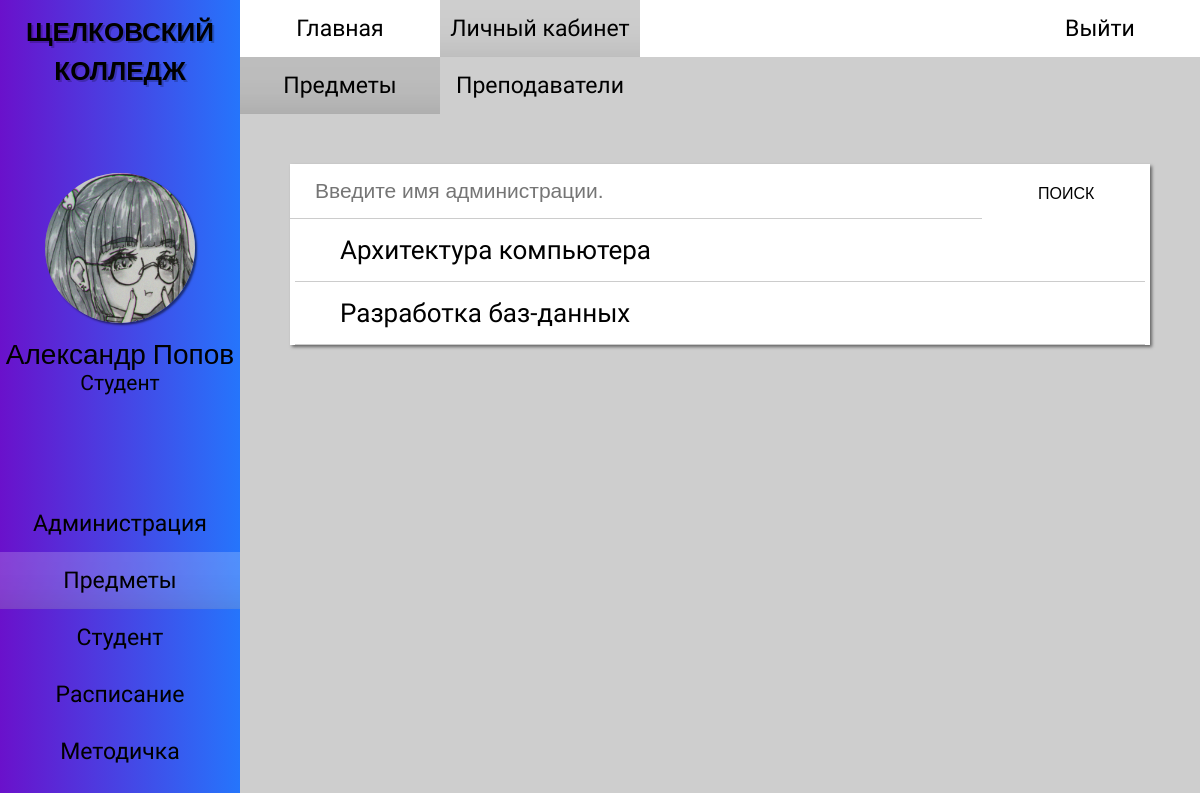
The app's page /subject.php (signed in) with its own data.
### tables this page shows
CREATE TABLE `students` (
  `id_student` int(11) NOT NULL,
  `fio` varchar(50) NOT NULL,
  `id_group` int(11) NOT NULL,
  `date_of_birth` date NOT NULL,
  `phone_number` int(11) NOT NULL,
  `address` varchar(50) NOT NULL,
  `email` varchar(50) NOT NULL,
  `password` varchar(25) NOT NULL,
  `form_study` varchar(10) NOT NULL,
  `number_of_studencheskly` int(11) NOT NULL,
  `phone_numder_parents` varchar(15) NOT NULL,
  `f.i.o_parents` varchar(50) NOT NULL,
  `id_role` int(11) NOT NULL
);

CREATE TABLE `roles` (
  `id_role` int(11) NOT NULL,
  `name_role` varchar(50) NOT NULL
);

CREATE TABLE `subjects` (
  `id_subject` int(11) NOT NULL,
  `quantity_hour` int(11) NOT NULL,
  `subject_name` varchar(25) NOT NULL
);

### subject.php (the view, shortened to what this page needs)
<?
require_once 'php/connection.php';
$query_subject_list = "SELECT id_subject, subject_name FROM subjects ";
$result_subject_list = mysqli_query($link, $query_subject_list);
$user_id = $_SESSION['id_user'];
$query_user_info = "SELECT fio, name_role FROM students, roles WHERE students.id_role = roles.id_role AND id_student = '$user_id'";
$result_user_info = mysqli_query($link, $query_user_info);
$data_user_info = mysqli_fetch_row($result_user_info);
$user_fio = $data_user_info[0];
$user_fio = explode(' ', $user_fio);
?>
<!DOCTYPE html>
<html>
<head>
    <link rel="stylesheet" href="styles/style_admin.css">
    <link rel="stylesheet" href="styles/contents/style_subject.css">
    <link rel="stylesheet" href="styles/style_adaptability.css">
</head>
<body>
    <div id="main-wrapper">
        <div id="wrapper-one">
            <div id="side-bar">
                <div class="hm-logo">
                    <h2> <a href="index.php"> ЩЕЛКОВСКИЙ <br> КОЛЛЕДЖ </a> </h2>
                </div>
                <div class="sb-profile">
                    <img src="images/avatar.jpg">
                    <? echo " <p class='sb-name'> $user_fio[1] $user_fio[0] </p>"; ?>
                    <? echo "<p class='sb-role'> $data_user_info[1] </p>"; ?>
                </div>
                <div class="sb-menu">
                    <ul>
                        <li> <a href="administration.php"> Администрация </a> </li>
                        <li> <a href="subject.php" id="sb-menu_active"> Предметы </a> </li>
                        <li> <a href="student_you.php"> Студент </a> </li>
                        <li> <a href="schedule.php"> Расписание </a> </li>
                        <li> <a href="metodichka.php"> Методичка </a> </li>
                        <li> <a href="vneurochka.php"> Внеурочка </a> </li>
                    </ul>
                </div>
            </div>
        </div>
        <div id="wrapper-two">
            <div id="header-menu">
                <div class="hm-menu">
                    <ul>
                        <li> <a href="index.php"> Главная </a> </li>
                        <li> <a href="student_you.php" id="hm-menu_active"> Личный кабинет</a> </li>
                    </ul>
                </div>
                <div class="hm-login">
                    <a href="php/logout.php"> Выйти </a>
                </div>
            </div>
            <div id="nav-menu">
                <ul>
                    <li> <a href="subject.php" id="nav-menu_active"> Предметы </a> </li>
                    <li> <a href="subject_teacher.php"> Преподаватели </a> </li>
                </ul>
            </div>
            <div id="content">
                <div class="items">
                    <form id="search-form" method="GET">
                        <div class="s-b">
                            <input id="enter" type="text" placeholder="Введите имя администрации." value="" name="search-field">
                            <input id="search" type="submit" value="ПОИСК" name="search-button">
                        </div>
                    </form>
                    <form method="GET" action="subject_subject_profile.php">
                        <?
                        while ($data_subject_list = mysqli_fetch_row($result_subject_list))
                        {
                            echo "<p class='text-p'> $data_subject_list[1] <input class='p-button' type='submit' name='id' value='$data_subject_list[0]'> </p>";
                            echo "<hr>";
                        }
                        ?>
                    </form>
                </div>
            </div>
        </div>
    </div>
</body>
</html>

### styles/style_admin.css (style rules this page uses)
* { box-sizing: border-box; margin: 0; padding: 0; }
html, head, body, #main-wrapper { font-family: "PT Sans Narrow", sans-serif, "Roboto", sans-serif, "Oswald", sans-serif; overflow-y: hidden; height: 100% !important; min-height: 100%; background-color: #CECECE; }
#wrapper-one { float: left; width: 20%; min-height: 100%; }
#wrapper-two { float: right; overflow-y: scroll; width: 80%; min-height: 100%; }
#wrapper-one { position: relative; z-index: 15; float: left; overflow: hidden; overflow: scroll; width: 20%; height: 100%; background-image: linear-gradient(to right, #6A11CB 0%, #2575FC 100%); -ms-overflow-style: none; scrollbar-width: none; }
.hm-logo h2 { font-family: "Oswald", sans-serif; font-size: 26px; padding: 10px 0; text-align: center; text-shadow: 2px 2px 0 rgba(0,0,0,0.2); }
.sb-profile img { display: block; width: 150px; height: 150px; margin: 75px auto 15px auto; border-radius: 100%; box-shadow: 2px 2px 2px 0 rgba(0,0,0,0.5); }
.sb-profile .sb-name { font-family: "Roboto", sans-serif; font-size: 28px; text-align: center; }
.sb-profile .sb-role { font-size: 21px; text-align: center; }
.sb-menu { display: flex; flex-direction: column; padding: 100px 0; }
.sb-menu ul { display: flex; flex-direction: column; width: 100%; list-style-type: none; }
.sb-menu a { font-size: 23px; display: block; width: 100%; padding: 15px 0 15px 0; transition: 0.3s linear; text-align: center; text-decoration: none; color: black; }
.sb-menu a:hover, #sb-menu_active { transition: 0.2s linear; background-color: rgba(255,255,255,0.2); box-shadow: 0 -75px 85px -130px rgba(0,0,0,0.85) inset; }
#header-menu { display: flex; background-color: white; flex-wrap: wrap; }
.hm-menu { display: flex; flex-wrap: wrap; }
.hm-menu ul { display: flex; width: 100%; list-style-type: none; flex-wrap: wrap; }
.hm-menu a { font-size: 23px; display: block; width: 100%; min-width: 200px; padding: 15px 0 15px 0; transition: 0.3s linear; text-align: center; text-decoration: none; color: black; }
.hm-menu a:hover, #hm-menu_active { transition: 0.2s linear; background-color: #CECECE; box-shadow: 0 -75px 85px -130px rgba(0,0,0,0.85) inset; }
.hm-login { margin-left: auto; }
.hm-login a { font-size: 23px; display: block; min-width: 200px; padding: 15px 0 15px 0; transition: 0.3s linear; text-align: center; text-decoration: none; color: black; background-color: white; }
.hm-logo a { text-decoration: none; color: black; }
#nav-menu { display: flex; background-color: #CECECE; flex-wrap: wrap; }
#nav-menu ul { font-size: 23px; display: flex; width: 100%; list-style-type: none; flex-wrap: wrap; }
#nav-menu a { display: block; width: 100%; min-width: 200px; padding: 15px 0 15px 0; transition: 0.3s linear; text-align: center; text-decoration: none; color: black; }
#nav-menu a:hover, #nav-menu_active { transition: 0.2s linear; background-color: #BDBDBD; box-shadow: 0 -75px 85px -130px rgba(0,0,0,0.85) inset; }
#content { padding: 50px; }
.text-p { font-size: 26px; position: relative; width: 100%; padding: 16px 0px; transition: 0.2s linear; text-indent: 50px; }
.s-b { display: flex; }
.s-b input { flex-grow: 1; }

### styles/contents/style_subject.css (style rules this page uses)
#content { height: 100%; }
#enter { font-size: 21px; width: 80%; height: 55px; text-indent: 25px; border: none; border-bottom: 1px solid rgba(0,0,0,0.2); }
#search { font-family: "Oswald", sans-serif; font-size: 16px; float: right; width: 19%; height: 55px; transition: 0.2s linear; text-align: center; border: none; background-color: white; }
#content hr { margin: 0 5px; border: 0; border-bottom: 1px solid #CCCCCC; background: #999999; }
#content .items { background-color: white; box-shadow: 2px 2px 3px 0 rgba(0,0,0,0.5); }
#content .items p { margin: 0 auto; }

### styles/style_adaptability.css (style rules this page uses)
#main-wrapper { min-width: 800px; }
@media screen and (max-width: 1210px) { .hm-logo { width: 100%; } }
@media screen and (max-width: 1210px) { .hm-menu { align-items: center; justify-content: center; } }

### records on screen
students: fio "Александр", fio "Попов", id_role.name_role "Студент"
subjects: subject_name "Архитектура компьютера"
subjects: subject_name "Разработка баз-данных"
